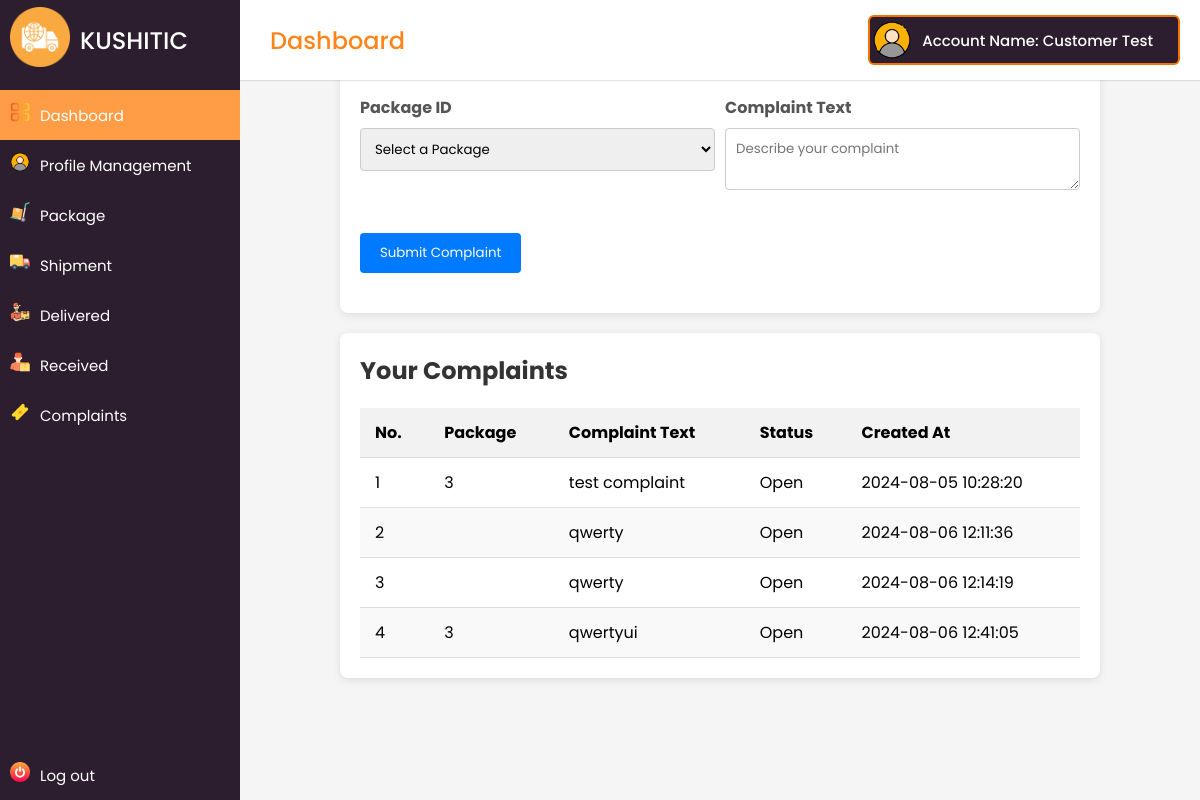
Page /main/customer/complaints.php (signed in) on the committed database.
### tables this page shows
CREATE TABLE `customers` (
  `id` int(11) NOT NULL,
  `user_id` int(11) NOT NULL,
  `first_name` varchar(50) NOT NULL,
  `last_name` varchar(50) NOT NULL,
  `email` varchar(100) NOT NULL,
  `phone` varchar(20) DEFAULT NULL,
  `created_at` timestamp NOT NULL DEFAULT current_timestamp()
);

CREATE TABLE `complaints` (
  `id` int(11) NOT NULL,
  `customer_id` int(11) DEFAULT NULL,
  `consignment_id` int(11) DEFAULT NULL,
  `complaint_text` text DEFAULT NULL,
  `status` varchar(50) DEFAULT 'Open',
  `created_at` timestamp NOT NULL DEFAULT current_timestamp(),
  `updated_at` timestamp NOT NULL DEFAULT current_timestamp() ON UPDATE current_timestamp()
);

### main/customer/includes/functions.php (called while the page is built, shortened)
<?php
if (isset($_SESSION['user_id'])) {
  $user_id = $_SESSION['user_id'];
function getCustomerId($user_id, $conn)
{
  $user_id = mysqli_real_escape_string($conn, $user_id);
  $query = "SELECT id FROM customers WHERE user_id = $user_id";
  $result = mysqli_query($conn, $query);
  if ($result && mysqli_num_rows($result) > 0) {
    $row = mysqli_fetch_assoc($result);
    return $row['id'];
  } else {
    return null;
  }
}
function getCustomersFullName($user_id, $conn) {
    $user_id = mysqli_real_escape_string($conn, $user_id);
    $query = "SELECT * FROM customers WHERE user_id = $user_id";
    $result = mysqli_query($conn, $query);
    if ($result && mysqli_num_rows($result) > 0) {
        $row = mysqli_fetch_assoc($result);
        return $row['first_name'] . ' ' . $row['last_name'];
    } else {
        return null;
    }
}
} else {
  echo '<script>alert("No account found logged in.");</script>';
  header("Location: ../../");
}

### main/customer/complaints.php (the view, shortened to what this page needs)
<?php
include('includes/header.php');
$complaintsSql = "SELECT * FROM complaints WHERE customer_id = ?";
$complaintsStmt = $conn->prepare($complaintsSql);
if ($complaintsStmt) {
    $customerId = getCustomerId($user_id, $conn);
    $complaintsStmt->bind_param("i", $customerId);
    $complaintsStmt->execute();
    $complaintsResult = $complaintsStmt->get_result();
} else {
    die("Error preparing SQL statement for complaints.");
}
?>
<div class="container">
    <div class="card profile-card">
        <h2>Submit a Complaint</h2>
        <form action="" method="POST">
            <div class="row">
                <div class="col">
                    <label for="con_id">Package ID</label>
                    <select id="con_id" name="con_id" required>
                        <option value="" disabled selected>Select a Package</option>
                    </select>
                </div>
                <div class="col">
                    <label for="complaint_text">Complaint Text</label>
                    <textarea id="complaint_text" name="complaint_text" placeholder="Describe your complaint" required></textarea>
                </div>
            </div>
            <div class="row">
                <button type="submit" class="btn-submit">Submit Complaint</button>
            </div>
        </form>
    </div>
    <div class="card profile-card">
        <h2>Your Complaints</h2>
        <?php if ($complaintsResult->num_rows > 0): ?>
            <div class="table-wrapper">
                <table class="fl-table">
                    <thead>
                        <tr>
                            <th>No.</th>
                            <th>Package</th>
                            <th>Complaint Text</th>
                            <th>Status</th>
                            <th>Created At</th>
                        </tr>
                    </thead>
                    <tbody>
                        <?php
                        $i = 1;
                        while ($row = $complaintsResult->fetch_assoc()): ?>
                            <tr>
                                <td><?php echo $i++; ?></td>
                                <td><?php echo htmlspecialchars($row['consignment_id']); ?></td>
                                <td><?php echo htmlspecialchars($row['complaint_text']); ?></td>
                                <td><?php echo htmlspecialchars($row['status']); ?></td>
                                <td><?php echo htmlspecialchars($row['created_at']); ?></td>
                            </tr>
                        <?php endwhile; ?>
                    </tbody>
                </table>
            </div>
        <?php else: ?>
            <p>No complaints found.</p>
        <?php endif; ?>
    </div>
</div>
<?php include('includes/footer.php'); ?>

### main/customer/includes/header.php (shortened to what this page needs)
<?php
require ('config.php');
require ('includes/functions.php');
?>
<!DOCTYPE html>
<html lang="en" dir="ltr">
  <head>
    <link rel="stylesheet" href="assets/css/style.css" />
  </head>
  <body>
    <div class="sidebar">
      <div class="logo-details">
      <div class=" icon-img">
              <img src="assets/img/icons/worldwide-delivery.png" alt="" />
      </div>
        <span class="logo_name">KUSHITIC</span>
      </div>
      <ul class="nav-links">
        <li>
          <a href="index.php" class="active">
            <div class=" icon-img">
              <img src="assets/img/icons/dashboards.png" alt="" />
            </div>
            <span class="links_name">Dashboard</span>
          </a>
        </li>
        <li>
          <a href="profile_management.php">
          <div class=" icon-img">
              <img src="assets/img/icons/profile.png" alt="" />
            </div>
            <span class="links_name">Profile Management</span>
          </a>
        </li>
        <li class="dropdown">
            <a href="#">
                <div class="icon-img">
                    <img src="assets/img/icons/trolley.png" alt="" />
                </div>
                <span class="links_name">Package</span>
            </a>
        </li>
        <li class="dropdown">
            <a href="#">
                <div class="icon-img">
                    <img src="assets/img/icons/delivery-truck.png" alt="" />
                </div>
                <span class="links_name">Shipment</span>
            </a>
        </li>
      <li>
          <a href="sent_packages.php">
          <div class=" icon-img">
              <img src="assets/img/icons/delivery-man.png" alt="" />
            </div>
            <span class="links_name">Delivered</span>
          </a>
        </li>
        <li>
          <a href="received_packages.php">
          <div class=" icon-img">
            <img src="assets/img/icons/worker.png" alt="" />
            </div>
            <span class="links_name">Received</span>
          </a>
        </li>
        <li class="dropdown">
            <a href="#">
                <div class="icon-img">
                    <img src="assets/img/icons/ticket.png" alt="" />
                </div>
                <span class="links_name">Complaints</span>
            </a>
        </li>
        <li class="log_out">
          <a href="logout.php">
          <div class=" icon-img">
              <img src="assets/img/icons/switch.png" alt="" />
            </div>
            <span class="links_name">Log out</span>
          </a>
        </li>
      </ul>
    </div>
    <section class="home-section">
      <nav>
        <div class="sidebar-button">
          <span class="dashboard">Dashboard</span>
        </div>
        <div class="profile-details">
          <img src="assets/img/icons/profile.png" alt="" />
          <span class="admin_name">
            <?php
              $full_name = getCustomersFullName($user_id, $conn);
              if ($full_name !== null) {
                  echo "Account Name: " . $full_name;
              } else {
                  echo "Customer not found for user_id: " . $user_id;
              }
            ?>
          </span>
        </div>
      </nav>
      <div class="home-content">

### main/customer/assets/css/style.css (style rules this page uses)
:root { --white-color: #ffffff; --custom-gray-color: #d5d5d5; --dark-purple: #2D1E2F; --custom-primary-color: #ff851b; --custom-primary-hover-color: #FF9D47; --custom-text-color: #F57200; --text-dark: #000; --danger: #fa0808; --danger-hover: #f82b2b; --success: #015012; }
* { margin: 0; padding: 0; box-sizing: border-box; font-family: 'Poppins', sans-serif; }
body { min-height: 100%; }
.sidebar { position: fixed; height: 100%; width: 240px; background: var(--dark-purple); transition: all 0.5s ease; }
.sidebar .icon-img img { margin: 10px; width: 20px; height: 20px; }
.sidebar .logo-details { height: 80px; display: flex; align-items: center; }
.sidebar .logo-details img { font-size: 28px; font-weight: 500; color: #fff; min-width: 60px; min-height: 60px; text-align: center }
.sidebar .logo-details .logo_name { color: #fff; font-size: 24px; font-weight: 500; }
.sidebar .nav-links { margin-top: 10px; }
.sidebar .nav-links li { position: relative; list-style: none; height: 50px; }
.sidebar .nav-links li a { height: 100%; width: 100%; display: flex; align-items: center; text-decoration: none; transition: all 0.4s ease; }
.sidebar .nav-links li a.active { background: var(--custom-primary-hover-color); }
.sidebar .nav-links li a .links_name { color: #fff; font-size: 15px; font-weight: 400; white-space: nowrap; }
.sidebar .nav-links li.dropdown { position: relative; }
.sidebar .nav-links .log_out { position: absolute; bottom: 0; width: 100%; }
.home-section { position: relative; background: #f5f5f5; min-height: 100vh; width: calc(100% - 240px); left: 240px; transition: all 0.5s ease; }
.home-section nav { display: flex; justify-content: space-between; height: 80px; background: var(--white-color); display: flex; align-items: center; position: fixed; width: calc(100% - 240px); left: 240px; z-index: 100; padding: 0 20px; box-shadow: 0 1px 1px rgba(0, 0, 0, 0.1); transition: all 0.5s ease; }
.home-section nav .sidebar-button { display: flex; align-items: center; font-size: 24px; font-weight: 500; color: var(--custom-primary-color); }
.home-section nav .profile-details { display: flex; align-items: center; background: var(--dark-purple); border: 2px solid var(--custom-text-color); border-radius: 6px; height: 50px; min-width: 190px; padding: 0 15px 0 2px; }
nav .profile-details img { height: 40px; width: 40px; border-radius: 6px; object-fit: cover; }
nav .profile-details .admin_name { font-size: 15px; font-weight: 500; color: var(--white-color); margin: 0 10px; white-space: nowrap; }

### main/customer/complaints.php (style rules this page uses)
.container { max-width: 800px; margin: 0 auto; padding: 20px; }
.card { background-color: #fff; border-radius: 8px; box-shadow: 0 2px 8px rgba(0, 0, 0, 0.1); padding: 20px; margin-bottom: 20px; }
h2 { font-size: 24px; margin-bottom: 20px; color: #333; }
label { font-weight: bold; color: #555; }
input[type="text"], select, textarea { width: 100%; padding: 10px; margin-top: 8px; margin-bottom: 16px; border: 1px solid #ccc; border-radius: 4px; }
.row { display: flex; justify-content: space-between; margin-bottom: 20px; }
.col { flex: 1; margin-right: 10px; }
.col:last-child { margin-right: 0; }
.btn-submit { background-color: #007bff; color: #fff; padding: 10px 20px; border: none; border-radius: 4px; cursor: pointer; text-align: center; text-decoration: none; display: inline-block; transition: background-color 0.3s ease; }
.table-wrapper { overflow-x: auto; }
.fl-table { width: 100%; border-collapse: collapse; }
.fl-table th, .fl-table td { padding: 12px 15px; text-align: left; border-bottom: 1px solid #ddd; }
.fl-table thead th { background-color: #f2f2f2; }
.fl-table tbody tr:nth-child(even) { background-color: #f9f9f9; }

### rows in the picture
customers: full_name "Customer Test"
complaints: consignment "3", complaint_text "test complaint", status "Open", created_at "2024-08-05 10:28:20"
complaints: complaint_text "qwerty", status "Open", created_at "2024-08-06 12:11:36"
complaints: complaint_text "qwerty", status "Open", created_at "2024-08-06 12:14:19"
complaints: consignment "3", complaint_text "qwertyui", status "Open", created_at "2024-08-06 12:41:05"
